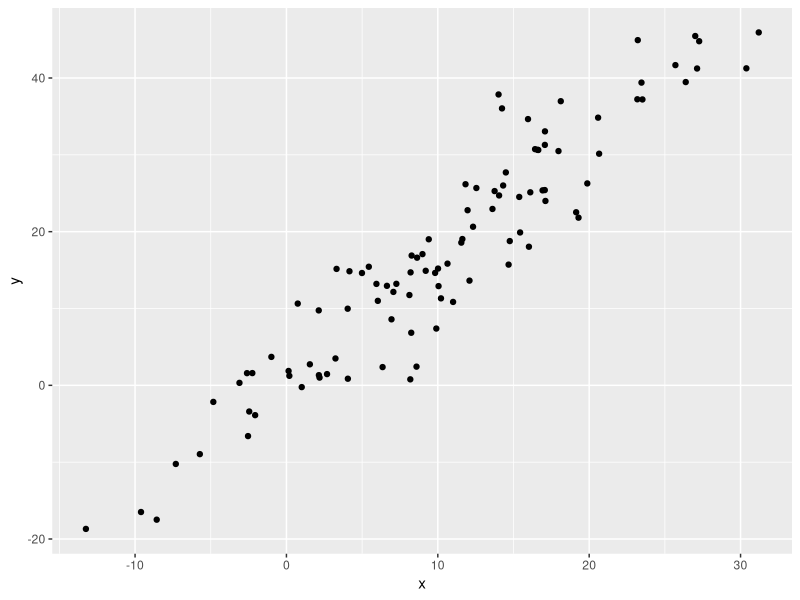
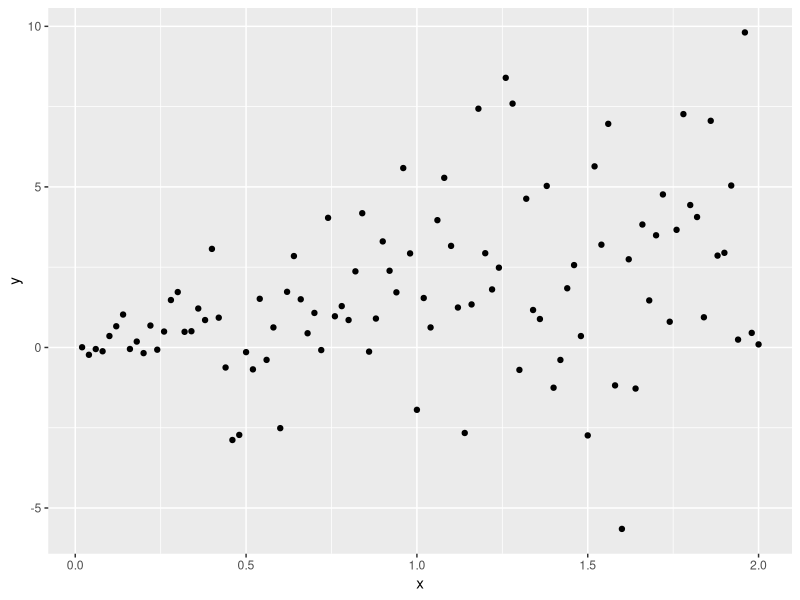
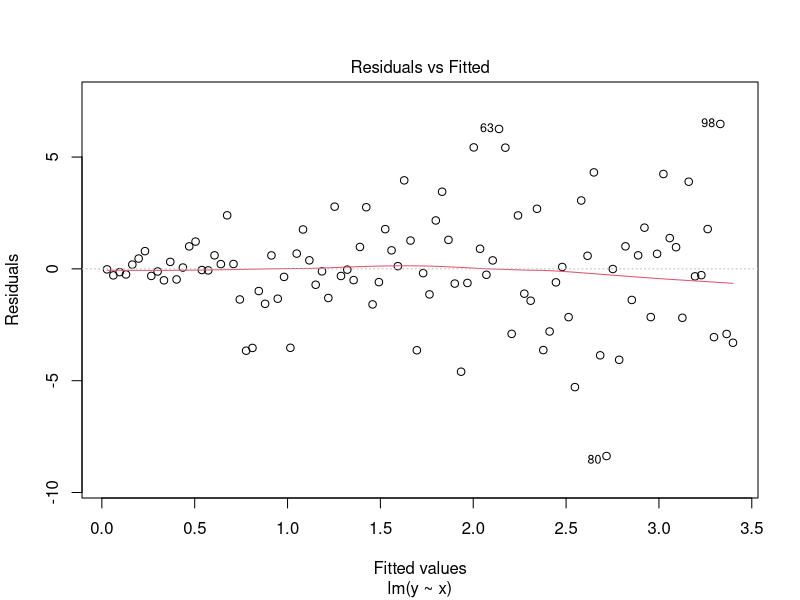
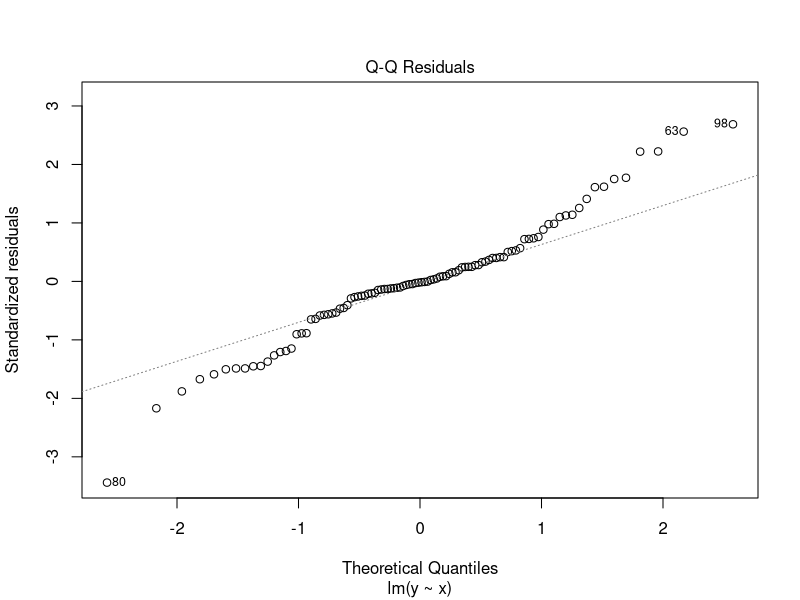
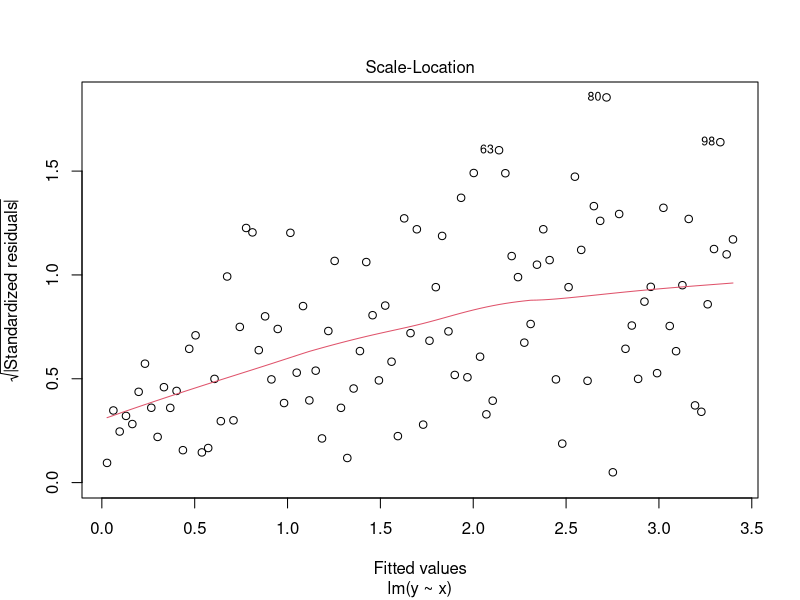
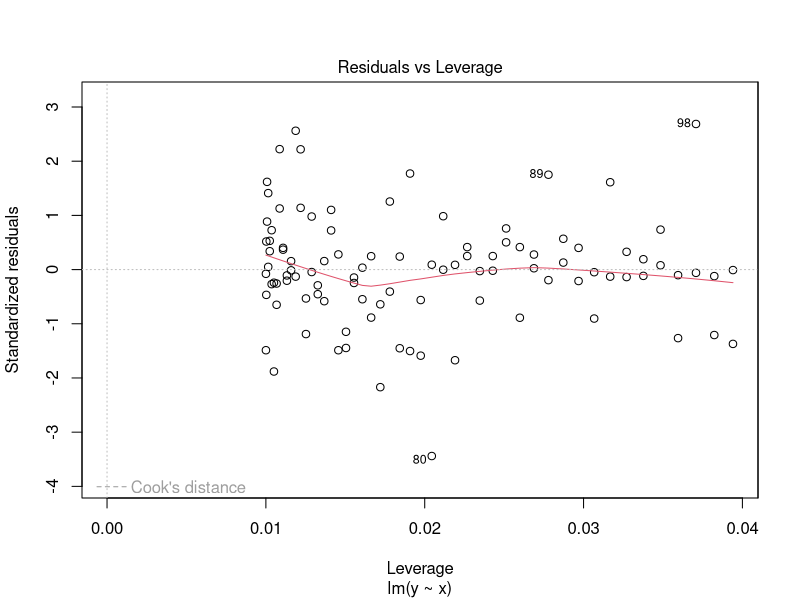
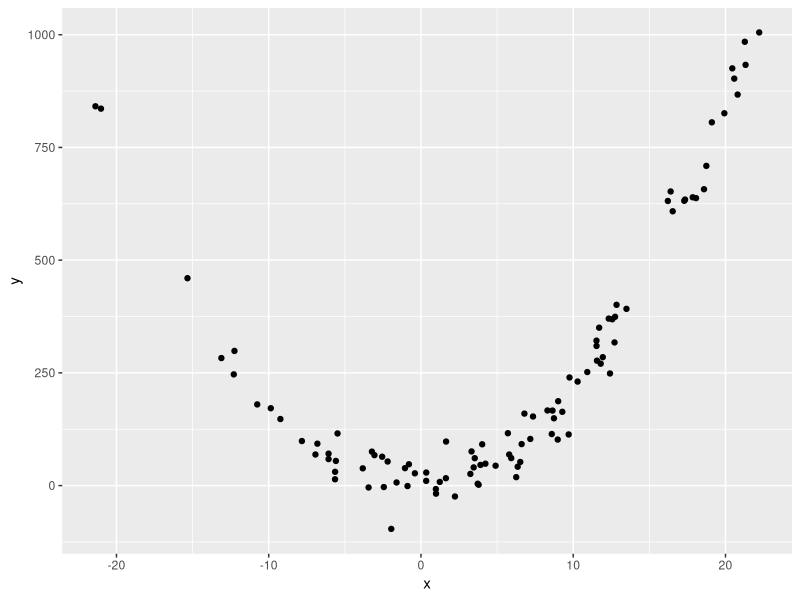
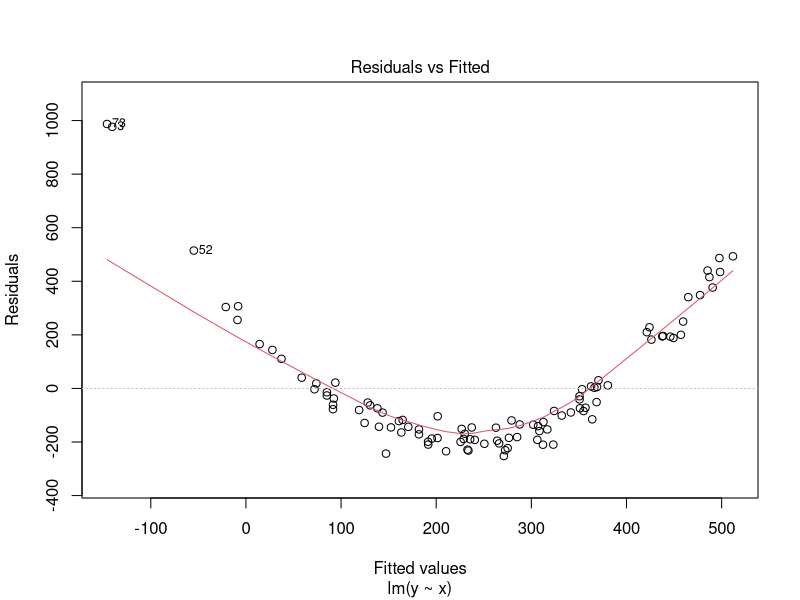

Write the R code that produced these figures, in order.
#----------------
# Generate data
#----------------
rm(list=ls())
library(tidyverse)


# d1: Baseline
#---------------------
b <- 1.6
n <- 100

x <- rnorm(n, 10, 10)
u <- rnorm(n, 0, 5)
y <- b * x + u

d1 <- data.frame(y, x)

ggplot(d1) + geom_point(aes(x = x, y = y))


# d2: Heteroskedasticity
#-----------------------
b <- 1.6
n <- 100

x <- 1:n / 50
u <- rnorm(n, 0, seq(0.1, 10, 5/n))
y <- b * x + u

d3 <- data.frame(y, x)

ggplot(d3) + geom_point(aes(x = x, y = y))

plot(lm(y ~ x, data = d3))


# d3: Non-zero conditional mean
#-------------------------------
b1 <- 1.6
b2 <- 2
n <- 100

x <- rnorm(n, 4, 10)
u <- rnorm(n, 0, 40)
y <- b1 * x + b2 * x^2 + u

d4 <- data.frame(y, x)
ggplot(d4) + geom_point(aes(x = x, y = y))

plot(lm(y ~ x, data = d4))

